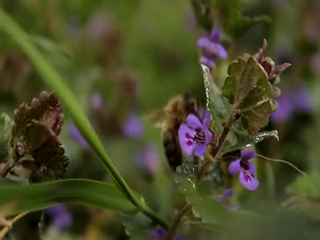
#> input picture frame 26 of Εργασία Συστήματα Πολυμέσων (2024)/video2.mp4, 320 x 240 px
$ python thema2.py
#> lines starting #> are read from the running program, lines starting #| are printed output that depends on the picture
import cv2

# Διαβάζουμε το βίντεο
video_capture = cv2.VideoCapture('video2.mp4')

# Εξάγουμε τα πρώτα frames
_, first_frame = video_capture.read()
#> first_frame is the input picture: shape (240, 320, 3); mean B, G, R 39.5, 72.3, 72.1
previous_gray = cv2.cvtColor(first_frame, cv2.COLOR_BGR2GRAY)
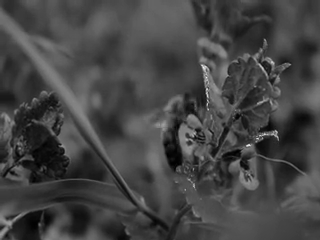
#> previous_gray: shape (240, 320); min 0, max 241, mean 68.5
hsv = cv2.cvtColor(first_frame, cv2.COLOR_BGR2HSV)
#> hsv: shape (240, 320, 3); mean H, S, V 39.3, 146.3, 78.5

# Ορίζουμε το παράθυρο ROI (Region of Interest) για το αντικείμενο που θέλουμε να εξαφανίσουμε
# Σε αυτή την περίπτωση, το ορίζουμε χειροκίνητα, αλλά μπορείτε να χρησιμοποιήσετε έναν αλγόριθμο εντοπισμού αντικειμένων
# για να το κάνετε αυτόματα
#> (the run stopped early here; a loop or call above may not have finished)

$ run again, starting later in the video
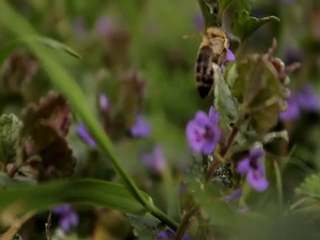
#> input picture frame 120 of Εργασία Συστήματα Πολυμέσων (2024)/video2.mp4, 320 x 240 px
#> first_frame is the input picture: shape (240, 320, 3); mean B, G, R 38.6, 72.1, 71.7
#> `previous_gray = cv2.cvtColor(first_frame, cv2.COLOR_BGR2GRAY)`:
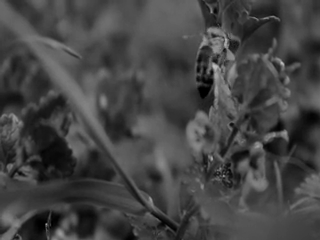
#> previous_gray: shape (240, 320); min 0, max 194, mean 68.1
#> hsv: shape (240, 320, 3); mean H, S, V 38.6, 148.1, 78.3

$ run again, starting later in the video
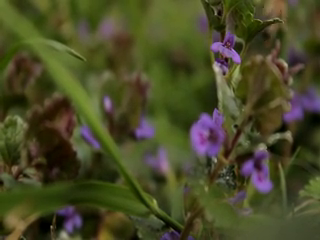
#> input picture frame 213 of Εργασία Συστήματα Πολυμέσων (2024)/video2.mp4, 320 x 240 px
#> first_frame is the input picture: shape (240, 320, 3); mean B, G, R 39.3, 73.3, 72.7
#> `previous_gray = cv2.cvtColor(first_frame, cv2.COLOR_BGR2GRAY)`:
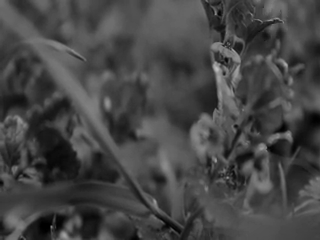
#> previous_gray: shape (240, 320); min 0, max 193, mean 69.2
#> hsv: shape (240, 320, 3); mean H, S, V 39.7, 149.3, 79.6
